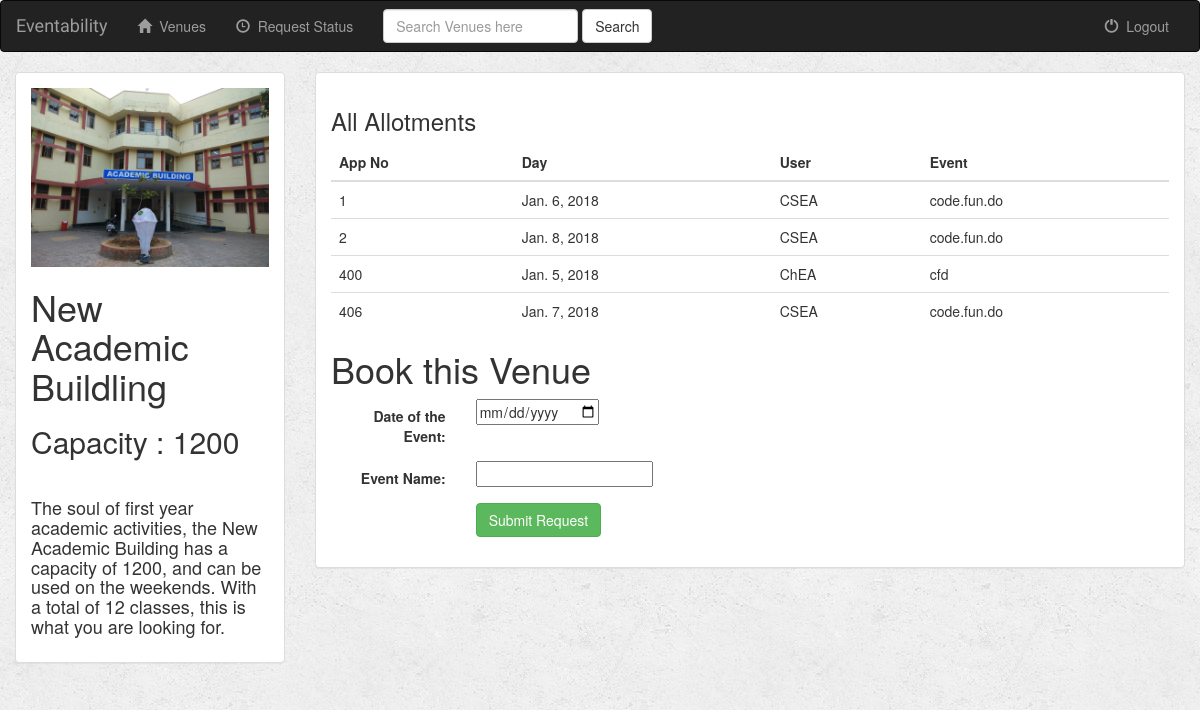
/1/ (signed in), run on the app's committed database.
### events/models.py (models this page shows, shortened)
class Building(models.Model):
	name = models.CharField(max_length=250)
	capacity = models.IntegerField()
	desc = models.CharField(max_length=1000)
	build_img = models.FileField()

class Allotment(models.Model):
	allot_date = models.DateField()
	building = models.ForeignKey(Building, on_delete=models.CASCADE)
	club = models.CharField(max_length=250)
	status = models.IntegerField()
	event = models.CharField(max_length=250)

### events/views.py (the view)
# urls.py: url(r'^(?P<building_id>[0-9]+)/$', views.detail, name='detail'),
def detail(request, building_id):
	if not request.user.is_authenticated():
		return render(request, 'events/login.html')
	else:
		if request.user.username=="admin":
			return access_denied(request)
		curbuilding = Building.objects.get(id=building_id)
		allotments = Allotment.objects.filter(building=curbuilding)
		allotments = allotments.filter(status=1)
		return render(request, 'events/detail.html', {'allotments': allotments, 'building': curbuilding})

### events/templates/events/detail.html (shortened to what this page needs)
{% extends 'events/base.html' %}
{% block body %}
<div class="container-fluid songs-container">
    <div class="row">
        <div class="col-sm-4 col-md-3">
            <div class="panel panel-default">
                <div class="panel-body">
                    <a href="{% url 'events:detail' building.id %}">
                        {% if building.build_img %}
                            <img src="{{ building.build_img.url }}" class="img-responsive">
                        {% else %}
                            <h3>No image to display</h3>
                        {% endif %}
                    </a>
                    <h1>{{ building.name }} </small></h1>
                    <h2>Capacity : {{ building.capacity }}</h2>
                    <br>
                    <h4>{{ building.desc }}</h4>
                </div>
            </div>
        </div>
        <div class="col-sm-8 col-md-9">
            <div class="panel panel-default">
                <div class="panel-body" id="allotment-div">
                    <h3>All Allotments</h3>
                    {% if allotments %}
                    <table class="table">
                        <thead>
                        <tr>
                            <th>App No</th>
                            <th>Day</th>
                            <th>User</th>
                            <th>Event</th>
                        </tr>
                        </thead>
                        <tbody>
                        {% for allotment in allotments %}
                            <tr>
                                <td>{{ allotment.id }}</td>
                                <td>{{ allotment.allot_date }}</td>
                                <td>{{ allotment.club }}</td>
                                <td>{{ allotment.event }}</td>
                            </tr>
                        {% endfor %}
                        </tbody>
                    </table>
                    {% else %}
                    <h4>No allotments</h4>
                    {% endif %}
                    <h1>Book this Venue</h1>
                    <div>
                        <form class="form-horizontal" role="form" action="{% url 'events:request_allot' building.id %}" method="post" enctype="multipart/form-data">
                        <div class="form-group">
                            <label class="control-label col-sm-2" for="id_startdate">
                                Date of the Event:
                            </label>
                            <div class="col-sm-10">
                                <input id="id_startdate" name="startdate" type="date">
                            </div>
                        </div>
                        <div class="form-group">
                            <label class="control-label col-sm-2" for="id_event">
                                Event Name:
                            </label>
                            <div class="col-sm-10">
                                <input id="id_event" name="event" type="text">
                            </div>
                        </div>
                        <div class="form-group">
                            <div class="col-sm-offset-2 col-sm-10">
                                <button type="submit" class="btn btn-success">Submit Request</button>
                            </div>
                        </div>
                        </form>
                    </div>
                </div>
            </div>
        </div>
    </div>
</div>
{% endblock %}

### events/static/events/style.css (style rules this page uses)
body { background: white url("images/background.png"); }

### data on the page
Building: build_img (picture), name "New Academic Buildling", capacity "1200", desc "The soul of first year academic activities, the New Academic Building has a capacity of 1200, and can be used on the weekends. With a total of 12 classes, this is what you are looking for."
Allotment: id "1", allot_date "Jan. 6, 2018", club "CSEA", event "code.fun.do"
Allotment: id "2", allot_date "Jan. 8, 2018", club "CSEA", event "code.fun.do"
Allotment: id "400", allot_date "Jan. 5, 2018", club "ChEA", event "cfd"
Allotment: id "406", allot_date "Jan. 7, 2018", club "CSEA", event "code.fun.do"
